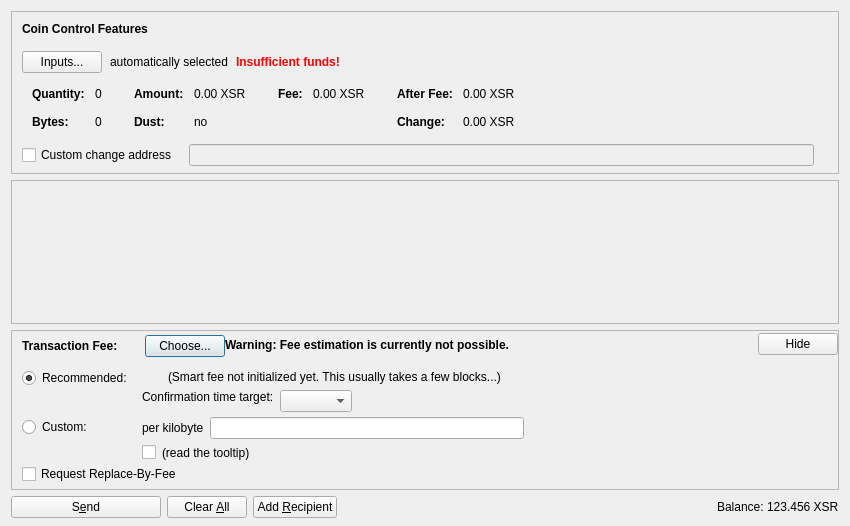
<?xml version="1.0" encoding="UTF-8"?>
<ui version="4.0">
 <class>SendCoinsDialog</class>
 <widget class="QDialog" name="SendCoinsDialog">
  <property name="geometry">
   <rect>
    <x>0</x>
    <y>0</y>
    <width>850</width>
    <height>526</height>
   </rect>
  </property>
  <property name="windowTitle">
   <string>Send Coins</string>
  </property>
  <layout class="QVBoxLayout" name="verticalLayout" stretch="0,1,0,0">
   <property name="bottomMargin">
    <number>8</number>
   </property>
   <item>
    <widget class="QFrame" name="frameCoinControl">
     <property name="sizePolicy">
      <sizepolicy hsizetype="Expanding" vsizetype="Expanding">
       <horstretch>0</horstretch>
       <verstretch>0</verstretch>
      </sizepolicy>
     </property>
     <property name="maximumSize">
      <size>
       <width>16777215</width>
       <height>16777215</height>
      </size>
     </property>
     <property name="frameShape">
      <enum>QFrame::StyledPanel</enum>
     </property>
     <property name="frameShadow">
      <enum>QFrame::Sunken</enum>
     </property>
     <layout class="QVBoxLayout" name="verticalLayoutCoinControl2">
      <property name="spacing">
       <number>0</number>
      </property>
      <property name="leftMargin">
       <number>0</number>
      </property>
      <property name="topMargin">
       <number>0</number>
      </property>
      <property name="rightMargin">
       <number>0</number>
      </property>
      <property name="bottomMargin">
       <number>6</number>
      </property>
      <item>
       <layout class="QVBoxLayout" name="verticalLayoutCoinControl" stretch="0,0,0,0,1">
        <property name="spacing">
         <number>0</number>
        </property>
        <property name="leftMargin">
         <number>10</number>
        </property>
        <property name="topMargin">
         <number>10</number>
        </property>
        <item>
         <layout class="QHBoxLayout" name="horizontalLayoutCoinControl1">
          <property name="bottomMargin">
           <number>15</number>
          </property>
          <item>
           <widget class="QLabel" name="labelCoinControlFeatures">
            <property name="sizePolicy">
             <sizepolicy hsizetype="Preferred" vsizetype="Maximum">
              <horstretch>0</horstretch>
              <verstretch>0</verstretch>
             </sizepolicy>
            </property>
            <property name="font">
             <font>
              <weight>75</weight>
              <bold>true</bold>
             </font>
            </property>
            <property name="styleSheet">
             <string notr="true">font-weight:bold;</string>
            </property>
            <property name="text">
             <string>Coin Control Features</string>
            </property>
           </widget>
          </item>
         </layout>
        </item>
        <item>
         <layout class="QHBoxLayout" name="horizontalLayoutCoinControl2" stretch="0,0,0,0">
          <property name="spacing">
           <number>8</number>
          </property>
          <property name="bottomMargin">
           <number>10</number>
          </property>
          <item>
           <widget class="QPushButton" name="pushButtonCoinControl">
            <property name="styleSheet">
             <string notr="true"/>
            </property>
            <property name="text">
             <string>Inputs...</string>
            </property>
            <property name="autoDefault">
             <bool>false</bool>
            </property>
           </widget>
          </item>
          <item>
           <widget class="QLabel" name="labelCoinControlAutomaticallySelected">
            <property name="text">
             <string>automatically selected</string>
            </property>
            <property name="margin">
             <number>5</number>
            </property>
           </widget>
          </item>
          <item>
           <widget class="QLabel" name="labelCoinControlInsuffFunds">
            <property name="font">
             <font>
              <weight>75</weight>
              <bold>true</bold>
             </font>
            </property>
            <property name="styleSheet">
             <string notr="true">color:red;font-weight:bold;</string>
            </property>
            <property name="text">
             <string>Insufficient funds!</string>
            </property>
            <property name="margin">
             <number>5</number>
            </property>
           </widget>
          </item>
          <item>
           <spacer name="horizontalSpacerCoinControl">
            <property name="orientation">
             <enum>Qt::Horizontal</enum>
            </property>
            <property name="sizeHint" stdset="0">
             <size>
              <width>40</width>
              <height>1</height>
             </size>
            </property>
           </spacer>
          </item>
         </layout>
        </item>
        <item>
         <widget class="QWidget" name="widgetCoinControl" native="true">
          <property name="sizePolicy">
           <sizepolicy hsizetype="Preferred" vsizetype="Preferred">
            <horstretch>0</horstretch>
            <verstretch>0</verstretch>
           </sizepolicy>
          </property>
          <property name="minimumSize">
           <size>
            <width>0</width>
            <height>0</height>
           </size>
          </property>
          <property name="styleSheet">
           <string notr="true"/>
          </property>
          <layout class="QHBoxLayout" name="horizontalLayoutCoinControl5">
           <property name="leftMargin">
            <number>0</number>
           </property>
           <property name="topMargin">
            <number>0</number>
           </property>
           <property name="rightMargin">
            <number>0</number>
           </property>
           <property name="bottomMargin">
            <number>0</number>
           </property>
           <item>
            <layout class="QHBoxLayout" name="horizontalLayoutCoinControl3" stretch="0,0,0,1">
             <property name="spacing">
              <number>20</number>
             </property>
             <property name="topMargin">
              <number>0</number>
             </property>
             <property name="bottomMargin">
              <number>10</number>
             </property>
             <item>
              <layout class="QFormLayout" name="formLayoutCoinControl1">
               <property name="horizontalSpacing">
                <number>10</number>
               </property>
               <property name="verticalSpacing">
                <number>14</number>
               </property>
               <property name="leftMargin">
                <number>10</number>
               </property>
               <property name="topMargin">
                <number>4</number>
               </property>
               <property name="rightMargin">
                <number>6</number>
               </property>
               <item row="0" column="0">
                <widget class="QLabel" name="labelCoinControlQuantityText">
                 <property name="font">
                  <font>
                   <weight>75</weight>
                   <bold>true</bold>
                  </font>
                 </property>
                 <property name="text">
                  <string>Quantity:</string>
                 </property>
                 <property name="margin">
                  <number>0</number>
                 </property>
                </widget>
               </item>
               <item row="0" column="1">
                <widget class="QLabel" name="labelCoinControlQuantity">
                 <property name="cursor">
                  <cursorShape>IBeamCursor</cursorShape>
                 </property>
                 <property name="contextMenuPolicy">
                  <enum>Qt::ActionsContextMenu</enum>
                 </property>
                 <property name="text">
                  <string notr="true">0</string>
                 </property>
                 <property name="margin">
                  <number>0</number>
                 </property>
                 <property name="textInteractionFlags">
                  <set>Qt::LinksAccessibleByMouse|Qt::TextSelectableByKeyboard|Qt::TextSelectableByMouse</set>
                 </property>
                </widget>
               </item>
               <item row="1" column="0">
                <widget class="QLabel" name="labelCoinControlBytesText">
                 <property name="font">
                  <font>
                   <weight>75</weight>
                   <bold>true</bold>
                  </font>
                 </property>
                 <property name="text">
                  <string>Bytes:</string>
                 </property>
                </widget>
               </item>
               <item row="1" column="1">
                <widget class="QLabel" name="labelCoinControlBytes">
                 <property name="cursor">
                  <cursorShape>IBeamCursor</cursorShape>
                 </property>
                 <property name="contextMenuPolicy">
                  <enum>Qt::ActionsContextMenu</enum>
                 </property>
                 <property name="text">
                  <string notr="true">0</string>
                 </property>
                 <property name="textInteractionFlags">
                  <set>Qt::LinksAccessibleByMouse|Qt::TextSelectableByKeyboard|Qt::TextSelectableByMouse</set>
                 </property>
                </widget>
               </item>
              </layout>
             </item>
             <item>
              <layout class="QFormLayout" name="formLayoutCoinControl2">
               <property name="horizontalSpacing">
                <number>10</number>
               </property>
               <property name="verticalSpacing">
                <number>14</number>
               </property>
               <property name="leftMargin">
                <number>6</number>
               </property>
               <property name="topMargin">
                <number>4</number>
               </property>
               <property name="rightMargin">
                <number>6</number>
               </property>
               <item row="0" column="0">
                <widget class="QLabel" name="labelCoinControlAmountText">
                 <property name="font">
                  <font>
                   <weight>75</weight>
                   <bold>true</bold>
                  </font>
                 </property>
                 <property name="text">
                  <string>Amount:</string>
                 </property>
                 <property name="margin">
                  <number>0</number>
                 </property>
                </widget>
               </item>
               <item row="0" column="1">
                <widget class="QLabel" name="labelCoinControlAmount">
                 <property name="cursor">
                  <cursorShape>IBeamCursor</cursorShape>
                 </property>
                 <property name="contextMenuPolicy">
                  <enum>Qt::ActionsContextMenu</enum>
                 </property>
                 <property name="text">
                  <string notr="true">0.00 XSR</string>
                 </property>
                 <property name="textInteractionFlags">
                  <set>Qt::LinksAccessibleByMouse|Qt::TextSelectableByKeyboard|Qt::TextSelectableByMouse</set>
                 </property>
                </widget>
               </item>
               <item row="1" column="0">
                <widget class="QLabel" name="labelCoinControlLowOutputText">
                 <property name="font">
                  <font>
                   <weight>75</weight>
                   <bold>true</bold>
                  </font>
                 </property>
                 <property name="text">
                  <string>Dust:</string>
                 </property>
                </widget>
               </item>
               <item row="1" column="1">
                <widget class="QLabel" name="labelCoinControlLowOutput">
                 <property name="cursor">
                  <cursorShape>IBeamCursor</cursorShape>
                 </property>
                 <property name="contextMenuPolicy">
                  <enum>Qt::ActionsContextMenu</enum>
                 </property>
                 <property name="text">
                  <string notr="true">no</string>
                 </property>
                 <property name="textInteractionFlags">
                  <set>Qt::LinksAccessibleByMouse|Qt::TextSelectableByKeyboard|Qt::TextSelectableByMouse</set>
                 </property>
                </widget>
               </item>
              </layout>
             </item>
             <item>
              <layout class="QFormLayout" name="formLayoutCoinControl3">
               <property name="horizontalSpacing">
                <number>10</number>
               </property>
               <property name="verticalSpacing">
                <number>14</number>
               </property>
               <property name="leftMargin">
                <number>6</number>
               </property>
               <property name="topMargin">
                <number>4</number>
               </property>
               <property name="rightMargin">
                <number>6</number>
               </property>
               <item row="0" column="0">
                <widget class="QLabel" name="labelCoinControlFeeText">
                 <property name="font">
                  <font>
                   <weight>75</weight>
                   <bold>true</bold>
                  </font>
                 </property>
                 <property name="text">
                  <string>Fee:</string>
                 </property>
                 <property name="margin">
                  <number>0</number>
                 </property>
                </widget>
               </item>
               <item row="0" column="1">
                <widget class="QLabel" name="labelCoinControlFee">
                 <property name="cursor">
                  <cursorShape>IBeamCursor</cursorShape>
                 </property>
                 <property name="contextMenuPolicy">
                  <enum>Qt::ActionsContextMenu</enum>
                 </property>
                 <property name="text">
                  <string notr="true">0.00 XSR</string>
                 </property>
                 <property name="textInteractionFlags">
                  <set>Qt::LinksAccessibleByMouse|Qt::TextSelectableByKeyboard|Qt::TextSelectableByMouse</set>
                 </property>
                </widget>
               </item>
              </layout>
             </item>
             <item>
              <layout class="QFormLayout" name="formLayoutCoinControl4">
               <property name="horizontalSpacing">
                <number>10</number>
               </property>
               <property name="verticalSpacing">
                <number>14</number>
               </property>
               <property name="leftMargin">
                <number>6</number>
               </property>
               <property name="topMargin">
                <number>4</number>
               </property>
               <property name="rightMargin">
                <number>6</number>
               </property>
               <item row="0" column="0">
                <widget class="QLabel" name="labelCoinControlAfterFeeText">
                 <property name="font">
                  <font>
                   <weight>75</weight>
                   <bold>true</bold>
                  </font>
                 </property>
                 <property name="text">
                  <string>After Fee:</string>
                 </property>
                 <property name="margin">
                  <number>0</number>
                 </property>
                </widget>
               </item>
               <item row="0" column="1">
                <widget class="QLabel" name="labelCoinControlAfterFee">
                 <property name="cursor">
                  <cursorShape>IBeamCursor</cursorShape>
                 </property>
                 <property name="contextMenuPolicy">
                  <enum>Qt::ActionsContextMenu</enum>
                 </property>
                 <property name="text">
                  <string notr="true">0.00 XSR</string>
                 </property>
                 <property name="textInteractionFlags">
                  <set>Qt::LinksAccessibleByMouse|Qt::TextSelectableByKeyboard|Qt::TextSelectableByMouse</set>
                 </property>
                </widget>
               </item>
               <item row="1" column="0">
                <widget class="QLabel" name="labelCoinControlChangeText">
                 <property name="font">
                  <font>
                   <weight>75</weight>
                   <bold>true</bold>
                  </font>
                 </property>
                 <property name="text">
                  <string>Change:</string>
                 </property>
                </widget>
               </item>
               <item row="1" column="1">
                <widget class="QLabel" name="labelCoinControlChange">
                 <property name="cursor">
                  <cursorShape>IBeamCursor</cursorShape>
                 </property>
                 <property name="contextMenuPolicy">
                  <enum>Qt::ActionsContextMenu</enum>
                 </property>
                 <property name="text">
                  <string notr="true">0.00 XSR</string>
                 </property>
                 <property name="textInteractionFlags">
                  <set>Qt::LinksAccessibleByMouse|Qt::TextSelectableByKeyboard|Qt::TextSelectableByMouse</set>
                 </property>
                </widget>
               </item>
              </layout>
             </item>
            </layout>
           </item>
          </layout>
         </widget>
        </item>
        <item>
         <layout class="QHBoxLayout" name="horizontalLayoutCoinControl4" stretch="0,0,0">
          <property name="spacing">
           <number>12</number>
          </property>
          <property name="sizeConstraint">
           <enum>QLayout::SetDefaultConstraint</enum>
          </property>
          <property name="topMargin">
           <number>5</number>
          </property>
          <property name="rightMargin">
           <number>5</number>
          </property>
          <item>
           <widget class="QCheckBox" name="checkBoxCoinControlChange">
            <property name="toolTip">
             <string>If this is activated, but the change address is empty or invalid, change will be sent to a newly generated address.</string>
            </property>
            <property name="text">
             <string>Custom change address</string>
            </property>
           </widget>
          </item>
          <item>
           <widget class="QValidatedLineEdit" name="lineEditCoinControlChange">
            <property name="enabled">
             <bool>false</bool>
            </property>
            <property name="sizePolicy">
             <sizepolicy hsizetype="Expanding" vsizetype="Fixed">
              <horstretch>0</horstretch>
              <verstretch>0</verstretch>
             </sizepolicy>
            </property>
           </widget>
          </item>
          <item>
           <widget class="QLabel" name="labelCoinControlChangeLabel">
            <property name="sizePolicy">
             <sizepolicy hsizetype="Preferred" vsizetype="Expanding">
              <horstretch>0</horstretch>
              <verstretch>0</verstretch>
             </sizepolicy>
            </property>
            <property name="minimumSize">
             <size>
              <width>0</width>
              <height>0</height>
             </size>
            </property>
            <property name="text">
             <string/>
            </property>
            <property name="margin">
             <number>3</number>
            </property>
           </widget>
          </item>
         </layout>
        </item>
        <item>
         <spacer name="verticalSpacerCoinControl">
          <property name="orientation">
           <enum>Qt::Vertical</enum>
          </property>
          <property name="sizeHint" stdset="0">
           <size>
            <width>800</width>
            <height>1</height>
           </size>
          </property>
         </spacer>
        </item>
       </layout>
      </item>
     </layout>
    </widget>
   </item>
   <item>
    <widget class="QScrollArea" name="scrollArea">
     <property name="widgetResizable">
      <bool>true</bool>
     </property>
     <widget class="QWidget" name="scrollAreaWidgetContents">
      <property name="geometry">
       <rect>
        <x>0</x>
        <y>0</y>
        <width>830</width>
        <height>104</height>
       </rect>
      </property>
      <layout class="QVBoxLayout" name="verticalLayout_2" stretch="0,1">
       <property name="leftMargin">
        <number>0</number>
       </property>
       <property name="topMargin">
        <number>0</number>
       </property>
       <property name="rightMargin">
        <number>0</number>
       </property>
       <property name="bottomMargin">
        <number>0</number>
       </property>
       <item>
        <layout class="QVBoxLayout" name="entries">
         <property name="spacing">
          <number>6</number>
         </property>
        </layout>
       </item>
       <item>
        <spacer name="verticalSpacer">
         <property name="orientation">
          <enum>Qt::Vertical</enum>
         </property>
         <property name="sizeHint" stdset="0">
          <size>
           <width>20</width>
           <height>40</height>
          </size>
         </property>
        </spacer>
       </item>
      </layout>
     </widget>
    </widget>
   </item>
   <item>
    <widget class="QFrame" name="frameFee">
     <property name="sizePolicy">
      <sizepolicy hsizetype="Expanding" vsizetype="Expanding">
       <horstretch>0</horstretch>
       <verstretch>0</verstretch>
      </sizepolicy>
     </property>
     <property name="maximumSize">
      <size>
       <width>16777215</width>
       <height>16777215</height>
      </size>
     </property>
     <property name="frameShape">
      <enum>QFrame::StyledPanel</enum>
     </property>
     <property name="frameShadow">
      <enum>QFrame::Sunken</enum>
     </property>
     <layout class="QVBoxLayout" name="verticalLayoutFee1">
      <property name="spacing">
       <number>0</number>
      </property>
      <property name="leftMargin">
       <number>0</number>
      </property>
      <property name="topMargin">
       <number>0</number>
      </property>
      <property name="rightMargin">
       <number>0</number>
      </property>
      <property name="bottomMargin">
       <number>0</number>
      </property>
      <item>
       <layout class="QVBoxLayout" name="verticalLayoutFee2" stretch="0,0,0">
        <property name="spacing">
         <number>0</number>
        </property>
        <property name="leftMargin">
         <number>10</number>
        </property>
        <property name="topMargin">
         <number>0</number>
        </property>
        <item>
         <layout class="QHBoxLayout" name="horizontalLayoutFee1">
          <property name="bottomMargin">
           <number>0</number>
          </property>
          <item>
           <layout class="QVBoxLayout" name="verticalLayoutFee7">
            <property name="spacing">
             <number>0</number>
            </property>
            <item>
             <spacer name="verticalSpacerSmartFee">
              <property name="orientation">
               <enum>Qt::Vertical</enum>
              </property>
              <property name="sizeType">
               <enum>QSizePolicy::Fixed</enum>
              </property>
              <property name="sizeHint" stdset="0">
               <size>
                <width>1</width>
                <height>4</height>
               </size>
              </property>
             </spacer>
            </item>
            <item>
             <layout class="QHBoxLayout" name="horizontalLayoutSmartFee">
              <property name="spacing">
               <number>10</number>
              </property>
              <item>
               <widget class="QLabel" name="labelFeeHeadline">
                <property name="sizePolicy">
                 <sizepolicy hsizetype="Preferred" vsizetype="Maximum">
                  <horstretch>0</horstretch>
                  <verstretch>0</verstretch>
                 </sizepolicy>
                </property>
                <property name="font">
                 <font>
                  <weight>75</weight>
                  <bold>true</bold>
                 </font>
                </property>
                <property name="styleSheet">
                 <string notr="true">font-weight:bold;</string>
                </property>
                <property name="text">
                 <string>Transaction Fee:</string>
                </property>
               </widget>
              </item>
              <item>
               <widget class="QLabel" name="labelFeeMinimized">
                <property name="text">
                 <string/>
                </property>
               </widget>
              </item>
              <item>
               <widget class="QPushButton" name="buttonChooseFee">
                <property name="text">
                 <string>Choose...</string>
                </property>
               </widget>
              </item>
             </layout>
            </item>
            <item>
             <spacer name="verticalSpacer_5">
              <property name="orientation">
               <enum>Qt::Vertical</enum>
              </property>
              <property name="sizeHint" stdset="0">
               <size>
                <width>1</width>
                <height>1</height>
               </size>
              </property>
             </spacer>
            </item>
           </layout>
          </item>
          <item>
           <widget class="QLabel" name="fallbackFeeWarningLabel">
            <property name="toolTip">
             <string>Using the fallbackfee can result in sending a transaction that will take several hours or days (or never) to confirm. Consider choosing your fee manually or wait until you have validated the complete chain.</string>
            </property>
            <property name="font">
            <font>
                <weight>75</weight>
                <bold>true</bold>
            </font>
            </property>
            <property name="text">
             <string>Warning: Fee estimation is currently not possible.</string>
            </property>
            <property name="wordWrap">
             <bool>false</bool>
            </property>
           </widget>
          </item>
          <item>
           <spacer name="horizontalSpacer_4">
            <property name="orientation">
             <enum>Qt::Horizontal</enum>
            </property>
            <property name="sizeType">
             <enum>QSizePolicy::MinimumExpanding</enum>
            </property>
            <property name="sizeHint" stdset="0">
             <size>
              <width>40</width>
              <height>20</height>
             </size>
            </property>
           </spacer>
          </item>
          <item>
           <widget class="QPushButton" name="buttonMinimizeFee">
            <property name="toolTip">
             <string>collapse fee-settings</string>
            </property>
            <property name="text">
             <string>Hide</string>
            </property>
           </widget>
          </item>
         </layout>
        </item>
        <item>
         <widget class="QFrame" name="frameFeeSelection">
          <layout class="QVBoxLayout" name="verticalLayoutFee12">
           <property name="spacing">
            <number>0</number>
           </property>
           <property name="leftMargin">
            <number>0</number>
           </property>
           <property name="topMargin">
            <number>0</number>
           </property>
           <property name="rightMargin">
            <number>0</number>
           </property>
           <property name="bottomMargin">
            <number>0</number>
           </property>
           <item>
            <layout class="QGridLayout" name="gridLayoutFee">
             <property name="topMargin">
              <number>10</number>
             </property>
             <property name="bottomMargin">
              <number>4</number>
             </property>
             <property name="horizontalSpacing">
              <number>10</number>
             </property>
             <property name="verticalSpacing">
              <number>4</number>
             </property>
             <item row="1" column="1">
              <layout class="QVBoxLayout" name="verticalLayoutFee8">
               <property name="spacing">
                <number>6</number>
               </property>
               <item>
                <layout class="QHBoxLayout" name="horizontalLayoutFee13">
                 <item>
                  <widget class="QLabel" name="labelCustomPerKilobyte">
                   <property name="toolTip">
                    <string>If the custom fee is set to 1000 satoshis and the transaction is only 250 bytes, then &quot;per kilobyte&quot; only pays 250 satoshis in fee, while &quot;total at least&quot; pays 1000 satoshis. For transactions bigger than a kilobyte both pay by kilobyte.</string>
                   </property>
                   <property name="text">
                    <string>per kilobyte</string>
                   </property>
                  </widget>
                 </item>
                 <item>
                  <widget class="SucrecoinAmountField" name="customFee"/>
                 </item>
                 <item>
                  <spacer name="horizontalSpacer_6">
                   <property name="orientation">
                    <enum>Qt::Horizontal</enum>
                   </property>
                   <property name="sizeHint" stdset="0">
                    <size>
                     <width>1</width>
                     <height>1</height>
                    </size>
                   </property>
                  </spacer>
                 </item>
                </layout>
               </item>
               <item>
                <layout class="QHBoxLayout" name="horizontalLayoutFee8">
                 <item>
                  <widget class="QCheckBox" name="checkBoxMinimumFee">
                   <property name="toolTip">
                    <string>Paying only the minimum fee is just fine as long as there is less transaction volume than space in the blocks. But be aware that this can end up in a never confirming transaction once there is more demand for sucrecoin transactions than the network can process.</string>
                   </property>
                   <property name="text">
                    <string/>
                   </property>
                  </widget>
                 </item>
                 <item>
                  <widget class="QLabel" name="labelMinFeeWarning">
                   <property name="enabled">
                    <bool>true</bool>
                   </property>
                   <property name="toolTip">
                    <string>Paying only the minimum fee is just fine as long as there is less transaction volume than space in the blocks. But be aware that this can end up in a never confirming transaction once there is more demand for sucrecoin transactions than the network can process.</string>
                   </property>
                   <property name="text">
                    <string>(read the tooltip)</string>
                   </property>
                   <property name="margin">
                    <number>5</number>
                   </property>
                  </widget>
                 </item>
                 <item>
                  <spacer name="horizontalSpacer_2">
                   <property name="orientation">
                    <enum>Qt::Horizontal</enum>
                   </property>
                   <property name="sizeHint" stdset="0">
                    <size>
                     <width>1</width>
                     <height>1</height>
                    </size>
                   </property>
                  </spacer>
                 </item>
                </layout>
               </item>
              </layout>
             </item>
             <item row="0" column="0">
              <layout class="QVBoxLayout" name="verticalLayoutFee4" stretch="0,1">
               <item>
                <widget class="QRadioButton" name="radioSmartFee">
                 <property name="text">
                  <string>Recommended:</string>
                 </property>
                 <property name="checked">
                  <bool>true</bool>
                 </property>
                 <attribute name="buttonGroup">
                  <string notr="true">groupFee</string>
                 </attribute>
                </widget>
               </item>
               <item>
                <spacer name="verticalSpacer_2">
                 <property name="orientation">
                  <enum>Qt::Vertical</enum>
                 </property>
                 <property name="sizeHint" stdset="0">
                  <size>
                   <width>1</width>
                   <height>1</height>
                  </size>
                 </property>
                </spacer>
               </item>
              </layout>
             </item>
             <item row="1" column="0">
              <layout class="QVBoxLayout" name="verticalLayoutFee9" stretch="0,1">
               <item>
                <widget class="QRadioButton" name="radioCustomFee">
                 <property name="text">
                  <string>Custom:</string>
                 </property>
                 <attribute name="buttonGroup">
                  <string notr="true">groupFee</string>
                 </attribute>
                </widget>
               </item>
               <item>
                <spacer name="verticalSpacer_6">
                 <property name="orientation">
                  <enum>Qt::Vertical</enum>
                 </property>
                 <property name="sizeHint" stdset="0">
                  <size>
                   <width>1</width>
                   <height>1</height>
                  </size>
                 </property>
                </spacer>
               </item>
              </layout>
             </item>
             <item row="0" column="1">
              <layout class="QVBoxLayout" name="verticalLayoutFee3" stretch="0,0,1">
               <property name="spacing">
                <number>6</number>
               </property>
               <property name="topMargin">
                <number>2</number>
               </property>
               <item>
                <layout class="QHBoxLayout" name="horizontalLayoutFee12">
                 <item>
                  <widget class="QLabel" name="labelSmartFee">
                   <property name="text">
                    <string/>
                   </property>
                   <property name="margin">
                    <number>2</number>
                   </property>
                  </widget>
                 </item>
                 <item>
                  <widget class="QLabel" name="labelFeeEstimation">
                   <property name="text">
                    <string/>
                   </property>
                  </widget>
                 </item>
                 <item>
                  <widget class="QLabel" name="labelSmartFee2">
                   <property name="text">
                    <string>(Smart fee not initialized yet. This usually takes a few blocks...)</string>
                   </property>
                   <property name="margin">
                    <number>2</number>
                   </property>
                  </widget>
                 </item>
                 <item>
                  <spacer name="horizontalSpacer_5">
                   <property name="orientation">
                    <enum>Qt::Horizontal</enum>
                   </property>
                   <property name="sizeHint" stdset="0">
                    <size>
                     <width>1</width>
                     <height>1</height>
                    </size>
                   </property>
                  </spacer>
                 </item>
                </layout>
               </item>
               <item>
                <layout class="QHBoxLayout" name="horizontalLayoutFee9">
                 <item>
                  <layout class="QVBoxLayout" name="verticalLayoutFee6">
                   <item>
                    <widget class="QLabel" name="labelSmartFee3">
                     <property name="text">
                      <string>Confirmation time target:</string>
                     </property>
                     <property name="margin">
                      <number>2</number>
                     </property>
                    </widget>
                   </item>
                   <item>
                    <spacer name="verticalSpacer_3">
                     <property name="orientation">
                      <enum>Qt::Vertical</enum>
                     </property>
                     <property name="sizeHint" stdset="0">
                      <size>
                       <width>1</width>
                       <height>1</height>
                      </size>
                     </property>
                    </spacer>
                   </item>
                  </layout>
                 </item>
                 <item>
                  <layout class="QVBoxLayout" name="verticalLayoutFee5">
                   <property name="rightMargin">
                    <number>30</number>
                   </property>
                   <item>
                    <layout class="QHBoxLayout" name="horizontalLayoutConfTarget">
                     <property name="bottomMargin">
                      <number>0</number>
                     </property>
                     <item>
                      <widget class="QComboBox" name="confTargetSelector"/>
                     </item>
                     <item>
                      <spacer name="horizontalSpacerConfTarget">
                       <property name="orientation">
                        <enum>Qt::Horizontal</enum>
                       </property>
                       <property name="sizeHint" stdset="0">
                        <size>
                         <width>40</width>
                         <height>20</height>
                        </size>
                       </property>
                      </spacer>
                     </item>
                    </layout>
                   </item>
                  </layout>
                 </item>
                </layout>
               </item>
               <item>
                <spacer name="verticalSpacer_4">
                 <property name="orientation">
                  <enum>Qt::Vertical</enum>
                 </property>
                 <property name="sizeHint" stdset="0">
                  <size>
                   <width>1</width>
                   <height>1</height>
                  </size>
                 </property>
                </spacer>
               </item>
              </layout>
             </item>
            </layout>
           </item>
           <item>
            <widget class="QCheckBox" name="optInRBF">
             <property name="text">
              <string>Request Replace-By-Fee</string>
             </property>
             <property name="toolTip">
              <string>Indicates that the sender may wish to replace this transaction with a new one paying higher fees (prior to being confirmed).</string>
             </property>
            </widget>
           </item>
          </layout>
         </widget>
        </item>
        <item>
         <spacer name="verticalSpacerFee">
          <property name="orientation">
           <enum>Qt::Vertical</enum>
          </property>
          <property name="sizeHint" stdset="0">
           <size>
            <width>40</width>
            <height>5</height>
           </size>
          </property>
         </spacer>
        </item>
       </layout>
      </item>
     </layout>
    </widget>
   </item>
   <item>
    <layout class="QHBoxLayout" name="horizontalLayout">
     <item>
      <widget class="QPushButton" name="sendButton">
       <property name="minimumSize">
        <size>
         <width>150</width>
         <height>0</height>
        </size>
       </property>
       <property name="toolTip">
        <string>Confirm the send action</string>
       </property>
       <property name="text">
        <string>S&amp;end</string>
       </property>
       <property name="icon">
        <iconset resource="../sucrecoin.qrc">
         <normaloff>:/icons/send</normaloff>:/icons/send</iconset>
       </property>
       <property name="autoDefault">
        <bool>false</bool>
       </property>
       <property name="default">
        <bool>false</bool>
       </property>
      </widget>
     </item>
     <item>
      <widget class="QPushButton" name="clearButton">
       <property name="sizePolicy">
        <sizepolicy hsizetype="Minimum" vsizetype="Fixed">
         <horstretch>0</horstretch>
         <verstretch>0</verstretch>
        </sizepolicy>
       </property>
       <property name="toolTip">
        <string>Clear all fields of the form.</string>
       </property>
       <property name="text">
        <string>Clear &amp;All</string>
       </property>
       <property name="icon">
        <iconset resource="../sucrecoin.qrc">
         <normaloff>:/icons/remove</normaloff>:/icons/remove</iconset>
       </property>
       <property name="autoDefault">
        <bool>false</bool>
       </property>
      </widget>
     </item>
     <item>
      <widget class="QPushButton" name="addButton">
       <property name="toolTip">
        <string>Send to multiple recipients at once</string>
       </property>
       <property name="text">
        <string>Add &amp;Recipient</string>
       </property>
       <property name="icon">
        <iconset resource="../sucrecoin.qrc">
         <normaloff>:/icons/add</normaloff>:/icons/add</iconset>
       </property>
       <property name="autoDefault">
        <bool>false</bool>
       </property>
      </widget>
     </item>
     <item>
      <spacer name="horizontalSpacer">
       <property name="orientation">
        <enum>Qt::Horizontal</enum>
       </property>
       <property name="sizeHint" stdset="0">
        <size>
         <width>40</width>
         <height>20</height>
        </size>
       </property>
      </spacer>
     </item>
     <item>
      <layout class="QHBoxLayout" name="horizontalLayout_2">
       <property name="spacing">
        <number>3</number>
       </property>
       <item>
        <widget class="QLabel" name="label">
         <property name="sizePolicy">
          <sizepolicy hsizetype="Preferred" vsizetype="Fixed">
           <horstretch>0</horstretch>
           <verstretch>0</verstretch>
          </sizepolicy>
         </property>
         <property name="text">
          <string>Balance:</string>
         </property>
        </widget>
       </item>
       <item>
        <widget class="QLabel" name="labelBalance">
         <property name="sizePolicy">
          <sizepolicy hsizetype="Preferred" vsizetype="Fixed">
           <horstretch>0</horstretch>
           <verstretch>0</verstretch>
          </sizepolicy>
         </property>
         <property name="cursor">
          <cursorShape>IBeamCursor</cursorShape>
         </property>
         <property name="text">
          <string notr="true">123.456 XSR</string>
         </property>
         <property name="textInteractionFlags">
          <set>Qt::LinksAccessibleByMouse|Qt::TextSelectableByKeyboard|Qt::TextSelectableByMouse</set>
         </property>
        </widget>
       </item>
      </layout>
     </item>
    </layout>
   </item>
  </layout>
 </widget>
 <customwidgets>
  <customwidget>
   <class>QValidatedLineEdit</class>
   <extends>QLineEdit</extends>
   <header>qvalidatedlineedit.h</header>
  </customwidget>
  <customwidget>
   <class>SucrecoinAmountField</class>
   <extends>QLineEdit</extends>
   <header>sucrecoinamountfield.h</header>
   <container>1</container>
  </customwidget>
 </customwidgets>
 <resources>
  <include location="../sucrecoin.qrc"/>
 </resources>
 <connections/>
 <buttongroups>
  <buttongroup name="groupFee"/>
 </buttongroups>
</ui>
